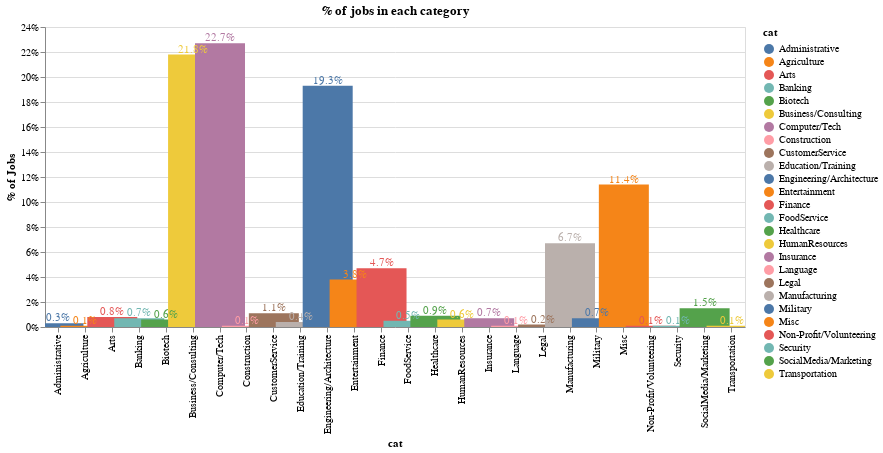

The notebook cell saved with this chart:
### Code cell
# Percent of jobs in each category

data['id'] = 1
data2 = pd.DataFrame(data.groupby('cat').count()['id']).reset_index()

bars = alt.Chart(data2).mark_bar(size=50).encode(
    x=alt.X('cat'),
    y=alt.Y('PercentOfTotal:Q', axis=alt.Axis(format='.0%', title='% of Jobs')),
    color='cat'
).transform_window(
    TotalArticles='sum(id)',
    frame=[None, None]
).transform_calculate(
    PercentOfTotal="datum.id / datum.TotalArticles"
)

text = bars.mark_text(
    align='center',
    baseline='bottom',
    #dx=5  # Nudges text to right so it doesn't appear on top of the bar
).encode(
    text=alt.Text('PercentOfTotal:Q', format='.1%')
)

(bars + text).interactive().properties(
    height=300, 
    width=700,
    title = "% of jobs in each category",
)

### Figure 1 — Vega-Lite specification as saved in the notebook (floating-point values rounded to 4 significant figures)
{"config": {"view": {"continuousWidth": 400, "continuousHeight": 300}}, "layer": [{"mark": {"type": "bar", "size": 50}, "encoding": {"color": {"type": "nominal", "field": "cat"}, "x": {"type": "nominal", "field": "cat"}, "y": {"type": "quantitative", "axis": {"format": ".0%", "title": "% of Jobs"}, "field": "PercentOfTotal"}}, "selection": {"selector004": {"type": "interval", "bind": "scales", "encodings": ["x", "y"]}}, "transform": [{"window": [{"op": "sum", "field": "id", "as": "TotalArticles"}], "frame": [null, null]}, {"calculate": "datum.id / datum.TotalArticles", "as": "PercentOfTotal"}]}, {"mark": {"type": "text", "align": "center", "baseline": "bottom"}, "encoding": {"color": {"type": "nominal", "field": "cat"}, "text": {"type": "quantitative", "field": "PercentOfTotal", "format": ".1%"}, "x": {"type": "nominal", "field": "cat"}, "y": {"type": "quantitative", "axis": {"format": ".0%", "title": "% of Jobs"}, "field": "PercentOfTotal"}}, "transform": [{"window": [{"op": "sum", "field": "id", "as": "TotalArticles"}], "frame": [null, null]}, {"calculate": "datum.id / datum.TotalArticles", "as": "PercentOfTotal"}]}], "data": {"name": "data-0f93deab7611c4475c61635e0c4ad7ce"}, "height": 300, "title": "% of jobs in each category", "width": 700, "$schema": "https://vega.github.io/schema/vega-lite/v4.8.1.json", "datasets": {"data-0f93deab7611c4475c61635e0c4ad7ce": [{"cat": "Administrative", "id": 3}, {"cat": "Agriculture", "id": 1}, {"cat": "Arts", "id": 8}, {"cat": "Banking", "id": 7}, {"cat": "Biotech", "id": 6}, {"cat": "Business/Consulting", "id": 218}, {"cat": "Computer/Tech", "id": 227}, {"cat": "Construction", "id": 1}, {"cat": "CustomerService", "id": 11}, {"cat": "Education/Training", "id": 4}, {"cat": "Engineering/Architecture", "id": 193}, {"cat": "Entertainment", "id": 38}, {"cat": "Finance", "id": 47}, {"cat": "FoodService", "id": 5}, {"cat": "Healthcare", "id": 9}, {"cat": "HumanResources", "id": 6}, {"cat": "Insurance", "id": 7}, {"cat": "Language", "id": 1}, {"cat": "Legal", "id": 2}, {"cat": "Manufacturing", "id": 67}, {"cat": "Military", "id": 7}, {"cat": "Misc", "id": 114}, {"cat": "Non-Profit/Volunteering", "id": 1}, {"cat": "Security", "id": 1}, {"cat": "SocialMedia/Marketing", "id": 15}, {"cat": "Transportation", "id": 1}]}}
